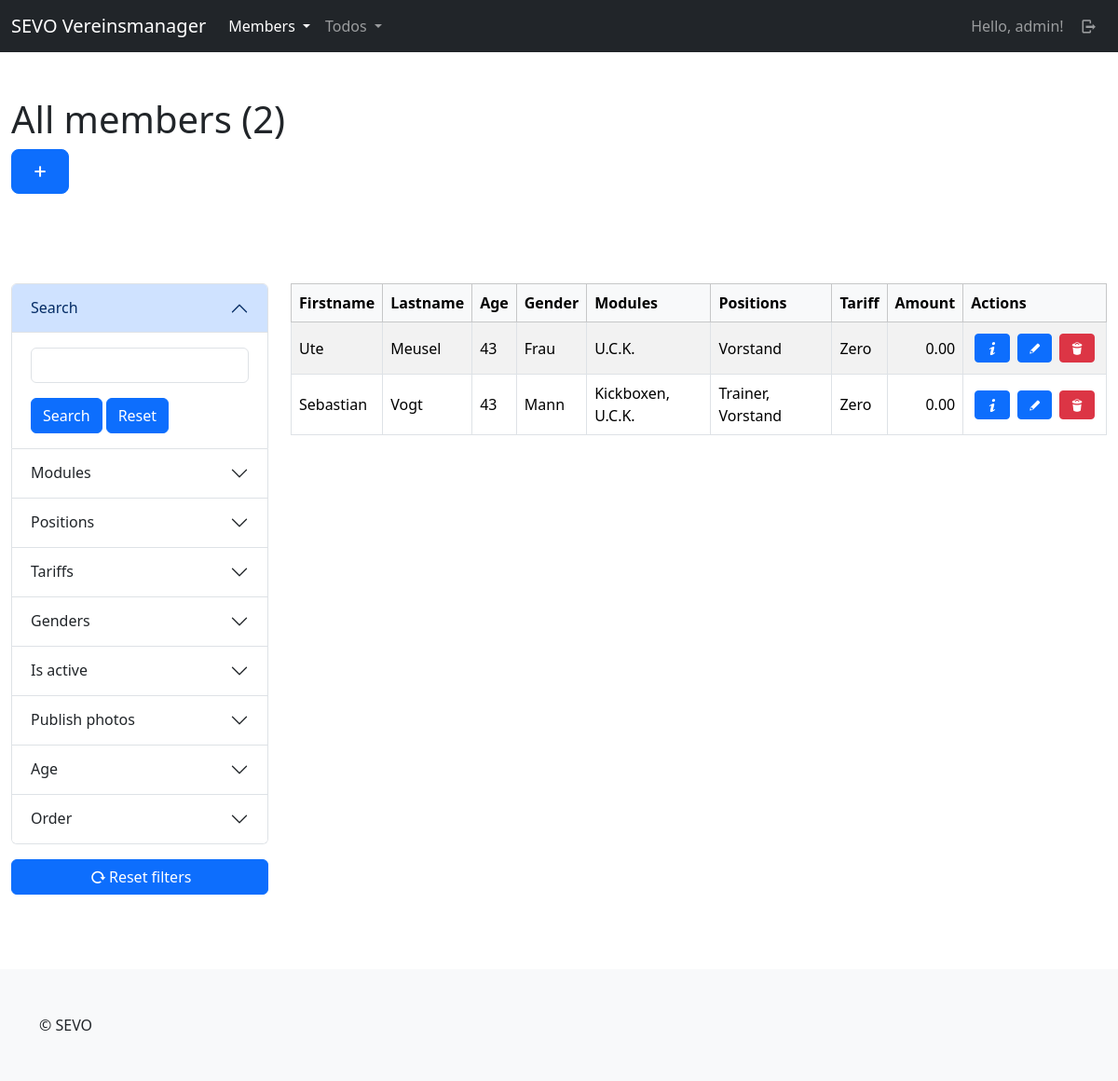
The page /mbrs/members/ (signed in) on the database its author committed.
### members/models.py (models this page shows, shortened)
class Member(models.Model):
    firstname = models.CharField(max_length=255)
    lastname = models.CharField(max_length=255)
    birthday = models.DateField()
    gender = models.ForeignKey(Gender, blank=True, null=True, on_delete=models.SET_NULL)
    street = models.CharField(max_length=255)
    house_number = models.CharField(max_length=50)
    postal_code = models.CharField(max_length=50)
    city = models.CharField(max_length=255)
    country = models.CharField(max_length=255)
    email = models.EmailField(blank=True)
    phone = models.CharField(max_length=50, blank=True)
    legal_representative = models.TextField(blank=True)
    bankname = models.CharField(max_length=255, blank=True)
    iban = models.CharField(max_length=50, blank=True)
    bic = models.CharField(max_length=50, blank=True)
    positions = models.ManyToManyField(Position, blank=True)
    modules = models.ManyToManyField(Module, blank=True)
    licenses = models.ManyToManyField(License, blank=True)
    tariff = models.ForeignKey(Tariff, blank=True, null=True, on_delete=models.SET_NULL)
    entry_date = models.DateField(null=True)
    chronic_diseases = models.TextField(null=True, blank=True)
    permanent_medication = models.TextField(null=True, blank=True)
    publish_fotos = models.BooleanField(default=False)
    is_active = models.BooleanField(default=True)
    canceled_at = models.DateField(blank=True, null=True)
    created_at = models.DateTimeField(auto_now_add=True)
    updated_at = models.DateTimeField(auto_now=True)
    @admin.display(description="Age")
    def get_age(self):
        now = datetime.now()
        b_day = datetime.strptime(str(self.birthday), "%Y-%m-%d")
        delta = now - b_day
        return math.floor(delta.days / 365)
    @admin.display(description="Modules")
    def get_modules_str(self):
        modules = self.modules.all().order_by("title")
        modules_list = [module.title for module in modules]
        return ", ".join(modules_list)
    @admin.display(description="Positions")
    def get_positions_str(self):
        positions = self.positions.all().order_by("title")
        positions_list = [position.title for position in positions]
        return ", ".join(positions_list)
    class Meta:
        ordering = ["-updated_at"]

class Gender(models.Model):
    title = models.CharField(max_length=100, unique=True)
    created_at = models.DateTimeField(auto_now_add=True)
    updated_at = models.DateTimeField(auto_now=True)
    def __str__(self):
        return self.title
    class Meta:
        ordering = ["-updated_at"]

class Module(models.Model):
    title = models.CharField(max_length=255, unique=True)
    created_at = models.DateTimeField(auto_now_add=True)
    updated_at = models.DateTimeField(auto_now=True)
    class Meta:
        ordering = ["-updated_at"]

class Position(models.Model):
    title = models.CharField(max_length=100, unique=True)
    created_at = models.DateTimeField(auto_now_add=True)
    updated_at = models.DateTimeField(auto_now=True)
    class Meta:
        ordering = ["-updated_at"]

class Tariff(models.Model):
    title = models.CharField(max_length=255, unique=True)
    amount = models.DecimalField(decimal_places=2, max_digits=5)
    created_at = models.DateTimeField(auto_now_add=True)
    updated_at = models.DateTimeField(auto_now=True)
    class Meta:
        ordering = ["-updated_at"]

### members/views/members.py (the view)
# urls.py: path("members/", members.index, name="members-member-index"),
@login_required(login_url="sevo-auth-login")
def index(request):
    search_get = request.GET.get("search")
    members = models.Member.objects.all()
    if search_get != None:
        search_form = forms.SearchForm(initial={
            "search": search_get
        })
    else:
        search_form = forms.SearchForm()
    positions = models.Position.objects.all()
    modules = models.Module.objects.all()
    tariffs = models.Tariff.objects.all()
    licenses = models.License.objects.all()
    genders = models.Gender.objects.all()
    members = search.search(request, members)
    members = filter.filter(request, members)
    return render(request, "members/member/index.html", {
        "title": _("All members"),
        "members": members,
        "positions": positions,
        "modules": modules,
        "tariffs": tariffs,
        "licenses": licenses,
        "genders": genders,
        "search_form": search_form
    })

### members/forms.py
class SearchForm(forms.Form):
    search = forms.CharField(max_length=255)
    def __init__(self, *args, **kwargs):
        super().__init__(*args, **kwargs)
        self.fields["search"].widget.attrs["class"] = "form-control"

### members/views/helper/search.py (called while the page is built)
def search(request, queryset):
    qs = queryset
    search_get = request.GET.get("search")
    print(f"serach: {search_get}")
    if search_get != None:
        qs = qs.filter(Q(firstname__icontains=search_get) | Q(lastname__icontains=search_get))
    return qs

### members/templates/members/member/index.html (shortened to what this page needs)
{% extends "base_sidebar.html" %}
{% load i18n %}
{% load static %}
{% block header %}
    <div class="container-fluid py-5">
        <div class="row">
            <div class="col-lg-12">
                <h1>{{ title }} ({{ members.count }})</h1>
                <a class="btn btn-primary btn-lg" href="{% url "members-member-create" %}"><i class="demo-icon icon-plus"></i></a>
            </div>
        </div>
    </div>
{% endblock %}
{% block main %}
    {% if members %}
        <div>
            {% include "members/member/partials/_list_table.html" %}
        </div>
    {% else %}
        <p>{% trans "No members available." %}</p>
    {% endif %}
{%  endblock %}
{% block side %}
    <div id="filter-section">
        {% include "members/member/partials/_frontend_filter_accordion.html" %}
        <div class="mb-3">
            <a class="btn btn-primary w-100" href="{% url "members-member-index" %}"><i class="demo-icon icon-cw"></i>{% trans "Reset filters" %}</a>
        </div>
    </div>
{% endblock %}

### templates/partials/_navbar_drop_down.html (shortened to what this page needs)
{% load i18n %}
<nav class="navbar navbar-expand-lg navbar-dark bg-dark">
    <div class="container-fluid">
        <a class="navbar-brand" href="/">SEVO Vereinsmanager</a>
        <div class="collapse navbar-collapse" id="navbarContent">
            <ul class="navbar-nav me-auto mb-2 mb-lg-0">
                {% if user.is_authenticated %}
                <li class="nav-item dropdown">
                    <a class="nav-link dropdown-toggle {% if "mbrs" in request.path %} active{% endif %}"{% if "mbrs" in request.path %} aria-current="page"{% endif %} href="#" role="button" data-bs-toggle="dropdown" aria-expanded="false">
                      {% trans "Members" %}
                    </a>
                  </li>
                  <li class="nav-item dropdown">
                    <a class="nav-link dropdown-toggle {% if "tds" in request.path %} active{% endif %}"{% if "tds" in request.path %} aria-current="page"{% endif %} href="#" role="button" data-bs-toggle="dropdown" aria-expanded="false">
                      {% trans "Todos" %}
                    </a>
                  </li>
                {% endif %}
            </ul>
            <ul class="navbar-nav mb-2 mb-lg-0">
                {% if user.is_authenticated %}
                    <li class="nav-item">
                        <a class="nav-link" href="{% url "sevo-auth-user-detail" %}">{% trans "Hello" %}, {{ user }}!</a>
                    </li>
                    <li class="nav-item">
                        <a class="nav-link" href="{% url "sevo-auth-logout" %}"><i class="demo-icon icon-logout"></i></a>
                    </li>
                {% else %}
                    <li class="nav-item">
                        <a class="nav-link {% if "login" in request.path %} active{% endif %}"{% if "members" in request.path %} aria-current="page"{% endif %} href="{% url "sevo-auth-login" %}"><i class="demo-icon icon-user"></i></a>
                    </li>
                {% endif %}
            </ul>
        </div>
    </div>
</nav>

### members/templates/members/member/partials/_list_table.html
{% load i18n %}
<div class="table-responsive">
    <table class="table table-bordered align-middle table-striped">
        <thead class="table-light">
        <tr>
            <th scope="col">{% trans "Firstname" %}</th>
            <th scope="col">{% trans "Lastname" %}</th>
            <th scope="col">{% trans "Age" %}</th>
            <th scope="col">{% trans "Gender" %}</th>
            <th scope="col">{% trans "Modules" %}</th>
            <th scope="col">{% trans "Positions" %}</th>
            <th scope="col">{% trans "Tariff" %}</th>
            <th scope="col">
                <div class="d-flex justify-content-end">
                    <div>
                        {% trans "Amount" %}
                    </div>
                </div>
            </th>
            <th scope="col">{% trans "Actions" %}</th>
        </tr>
        </thead>
        <tbody>
            {% for member in members %}
                <tr>
                    <td class="w-auto">{{ member.firstname }}</td>
                    <td class="w-auto">{{ member.lastname }}</td>
                    <td class="w-auto">{{ member.get_age }}</td>
                    <td class="w-auto">{{ member.gender }}</td>
                    <td class="w-auto">{{ member.get_modules_str }}</td>
                    <td class="w-auto">{{ member.get_positions_str }}</td>
                    <td class="w-auto">{{ member.tariff.title }}</td>
                    <td class="w-auto">
                        <div class="d-flex justify-content-end">
                            <div>
                                {{ member.tariff.amount }}
                            </div>
                        </div>
                    </td>
                    <td class="w-auto">
                        <div class="d-flex justify-content-start align-content-center">
                            <a class="btn btn-primary btn-sm d-block m-1" href="{% url "members-member-detail" id=member.id %}"><i class="demo-icon icon-info"></i></a>
                            <a class="btn btn-primary btn-sm d-block m-1" href="{% url "members-member-update" id=member.id %}"><i class="demo-icon icon-pencil"></i></a>
                            <a class="btn btn-danger btn-sm d-block m-1" href="{% url "members-member-delete" id=member.id %}"><i class="demo-icon icon-trash"></i></a>
                        </div>
                    </td>
                </tr>
            {% endfor %}
        </tbody>
    </table>
</div>

### rows shown on the page
Member: firstname "Ute", lastname "Meusel", get_age "43", gender "Frau", get_modules_str "U.C.K.", get_positions_str "Vorstand", tariff "Zero", tariff.amount "0.00"
Member: firstname "Sebastian", lastname "Vogt", get_age "43", gender "Mann", get_modules_str "Kickboxen, U.C.K.", get_positions_str "Trainer, Vorstand", tariff "Zero", tariff.amount "0.00"

### other values the page prints
{{ user }} "admin"
{{ title }} "All members"
{{ members.count }} "2"
